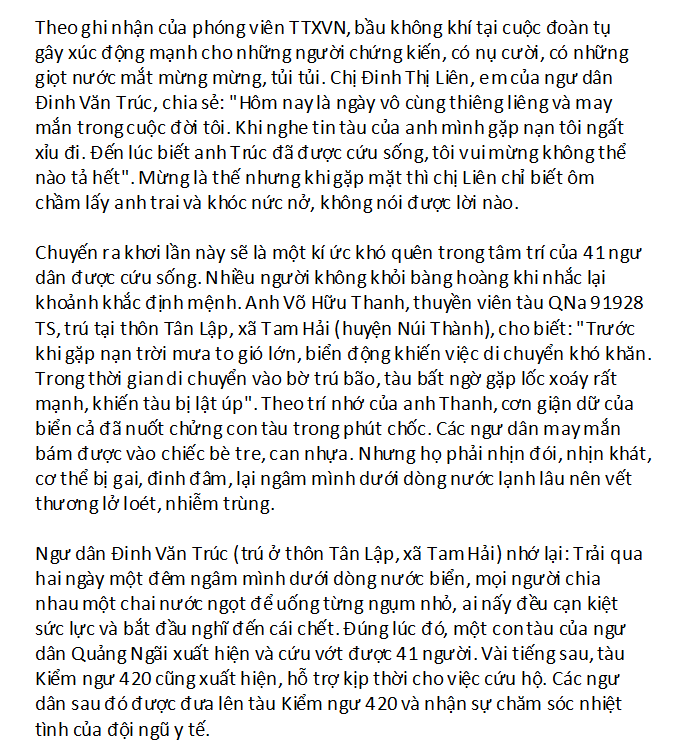
#> input picture Capture1_2.PNG, 673 x 749 px
$ python OpenCVAlgorithm.py
#> lines starting #> are read from the running program, lines starting #| are printed output that depends on the picture; after the words box and inside, x2 and y2 are one past the last pixel; in counts of white or black regions, pixels touching at a corner belong together
import cv2
import os
import glob
os.system('cls')

files = glob.glob('./Result/*')
for f in files:
    os.remove(f)
T = 175
Img=  cv2.imread('Capture1_2.PNG')
#> Img is the input picture: shape (749, 673, 3); mean B, G, R 228.6, 228.8, 228.8

Gray  = cv2.cvtColor(src = Img,code= cv2.COLOR_BGR2GRAY)
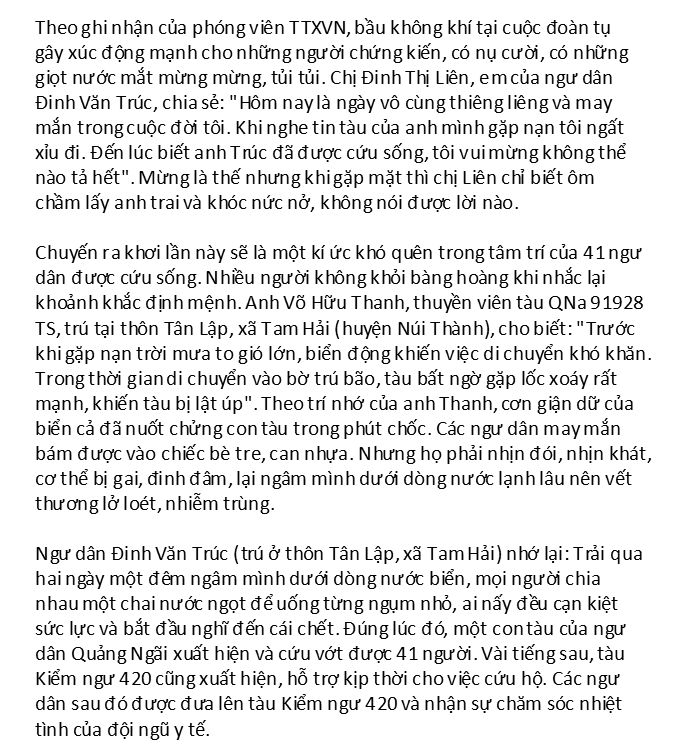
#> Gray: shape (749, 673); min 0, max 255, mean 228.7

# Blur = cv2.GaussianBlur(src = Gray, ksize=(5,5), sigmaX=0)
(T, Binary) = cv2.threshold(src = Gray,thresh=T,maxval=255,type=cv2.THRESH_BINARY_INV|cv2.THRESH_OTSU)
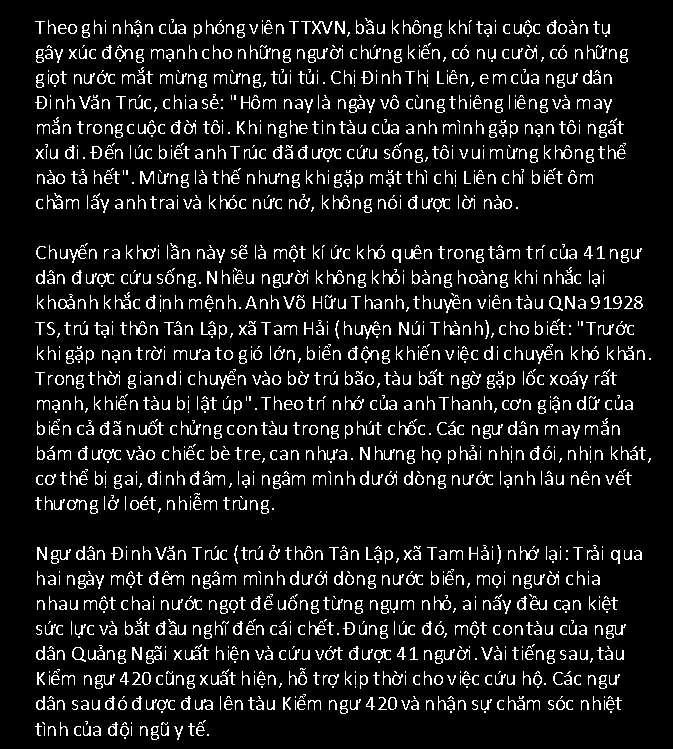
#> Binary: shape (749, 673); 10.2% white in thin lines or dots, all inside (x1, y1, x2, y2) = (35, 18, 651, 740)
#> T = 138
RectKernel = cv2.getStructuringElement(cv2.MORPH_RECT, (15, 3))
Dilation = cv2.dilate(Binary, RectKernel, iterations =1)
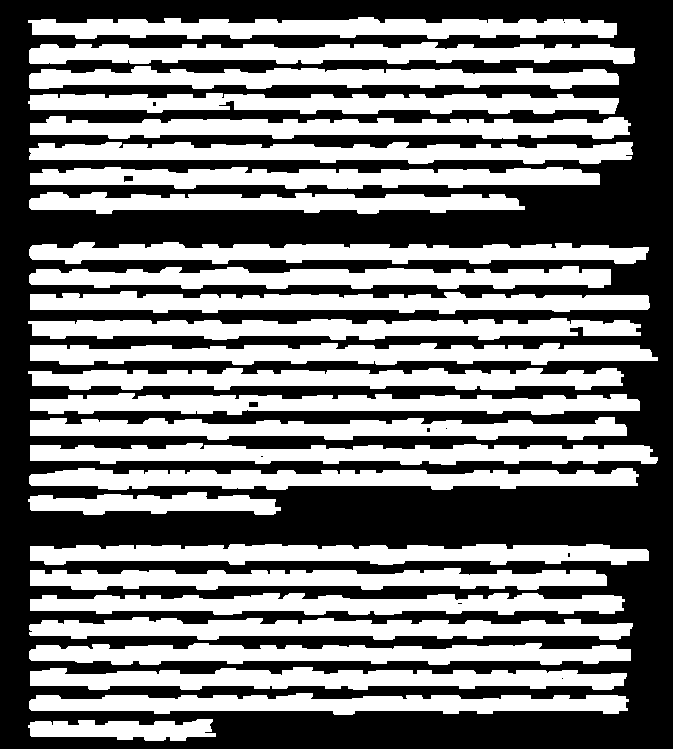
#> Dilation: shape (749, 673); 47% white; 27 white regions


Contours, hierarchy = cv2.findContours(image= Dilation, mode=cv2.RETR_TREE,method=cv2.CHAIN_APPROX_SIMPLE)
#> Contours = 37 contours, 8 with area under 20; largest, box (x1, y1, x2, y2) and area: (30, 343, 658, 365) 9134, (30, 544, 649, 565) 9086, (30, 291, 650, 314) 8914, (28, 318, 641, 340) 8888, (30, 443, 658, 465) 8832
for Contour in Contours:
    x,y,w,h = cv2.boundingRect(Contour)
    print(x,y,w,h)
    Img = cv2.rectangle(Img, (x, y), (x+w, y+h), color = (255, 0, 0), thickness = 1)
#> this loop made 37 passes
#> (x, y, w, h) on passes 1, 2, 3, 5, 6, 7, 8, 9, 10, 11, 12, 13: (28, 719, 188, 22), (29, 693, 600, 22), (30, 667, 597, 23), (29, 643, 602, 22), (29, 617, 604, 23), (30, 593, 595, 22), (457, 602, 6, 3), (30, 568, 577, 22), (30, 544, 619, 21), (567, 552, 4, 6), (28, 492, 253, 23), (29, 468, 610, 22)
#> (Contour, x, y, w, h) on passes 4, 17, 37: ([[561, 678], [562, 677], [563, 678], [562, 679]], 561, 677, 3, 3), ([[445, 428], [446, 427], [447, 428], [446, 429]], 445, 427, 3, 3), ([[563, 22], [564, 21], [565, 22], [564, 23]], 563, 21, 3, 3)
#| 28 719 188 22
#| 29 693 600 22
#| 30 667 597 23
#| 561 677 3 3
#| 29 643 602 22
#| 29 617 604 23
#| 30 593 595 22
#| 457 602 6 3
#> (further printed lines are left out)
#> pass 1, `Img = cv2.rectangle(Img, (x, y), (x+w, y+h), color = (255, 0, 0), thic..`:
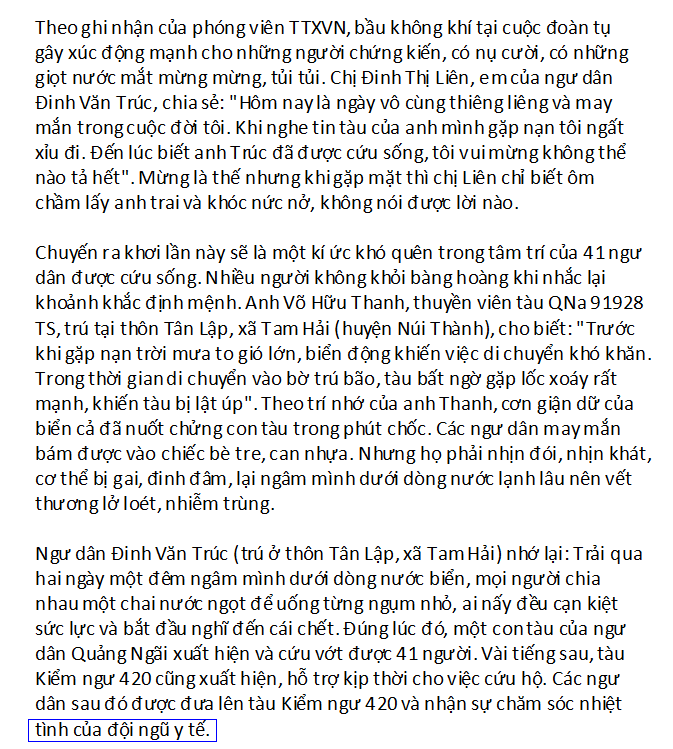
#> Img: shape (749, 673, 3); 0.08% of pixels changed, all inside (x1, y1, x2, y2) = (28, 719, 217, 742)
#> pass 2, `Img = cv2.rectangle(Img, (x, y), (x+w, y+h), color = (255, 0, 0), thic..`:
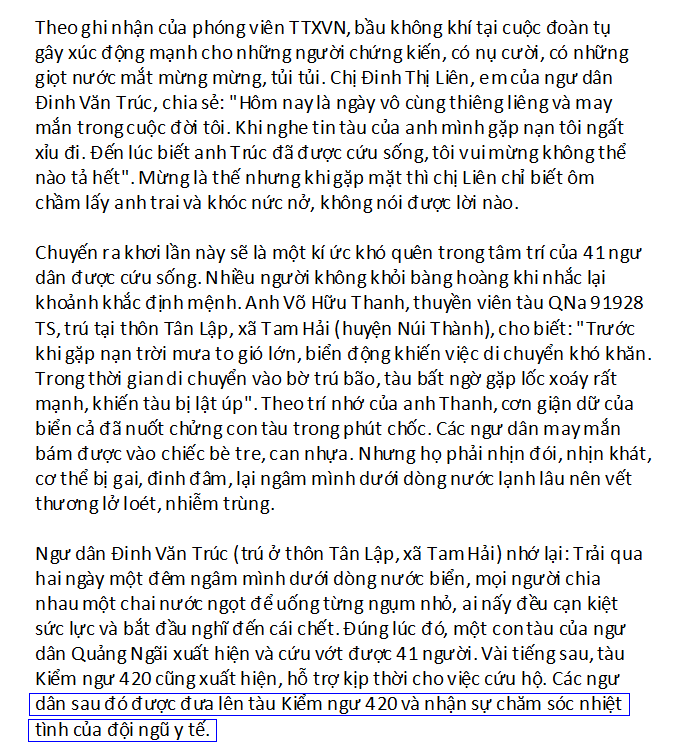
#> Img: shape (749, 673, 3); 0.25% of pixels changed, all inside (x1, y1, x2, y2) = (29, 693, 630, 716)
#> pass 3, `Img = cv2.rectangle(Img, (x, y), (x+w, y+h), color = (255, 0, 0), thic..`:
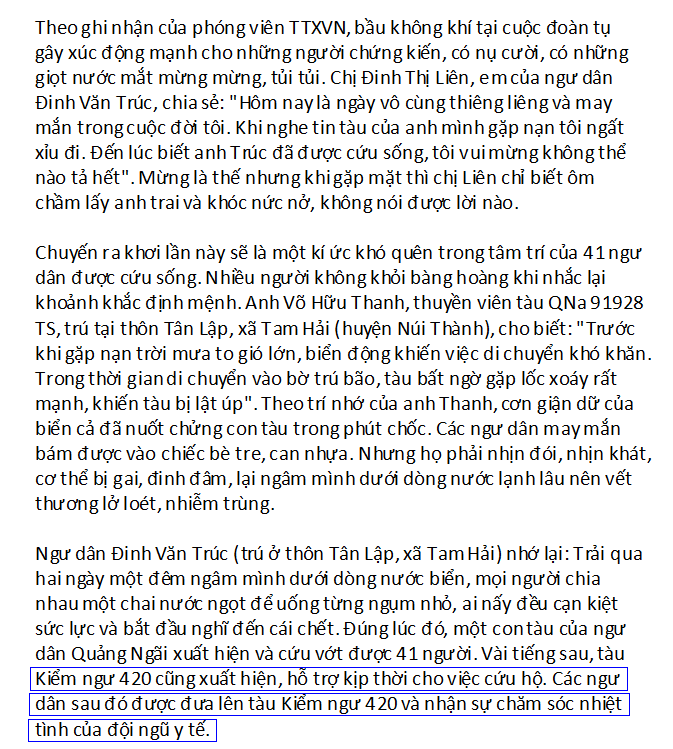
#> Img: shape (749, 673, 3); 0.25% of pixels changed, all inside (x1, y1, x2, y2) = (30, 667, 628, 691)
#> after the loop:
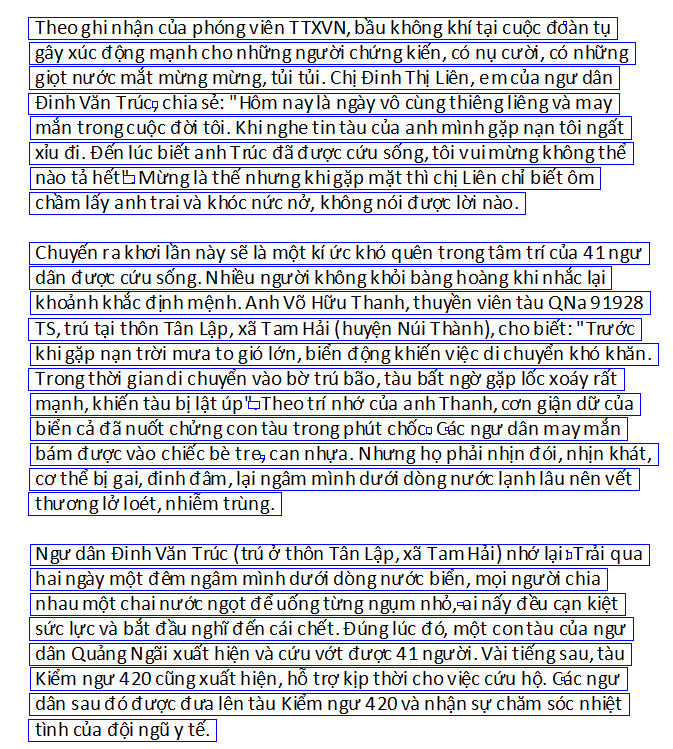
#> Img: shape (749, 673, 3); 5.81% of pixels changed, all inside (x1, y1, x2, y2) = (28, 17, 659, 681)

cv2.imwrite('Result.png',Img)
